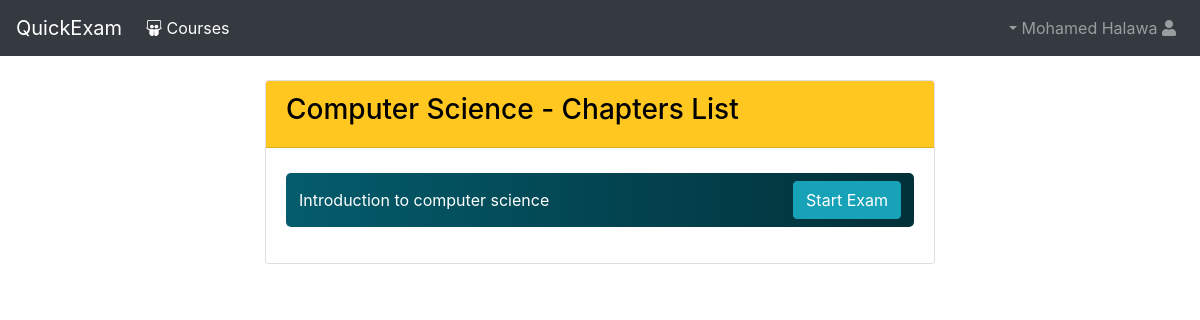
The app's page /courses/2 (signed in) with its own data.
### identity/models.py (models this page shows, shortened)
class User(AbstractBaseUser):
    email = models.EmailField(
        verbose_name='Email Address',
        max_length=255,
        unique=True,
        validators=[
            EmailValidator(
                message="Invalid Email Address", code="invalid_email")
        ])
    full_name = models.CharField(
        verbose_name="Full Name",
        max_length=255,
        validators=[
            MaxLengthValidator(255, "the provided name is too long"),
            RegexValidator(
                regex=ALPHABETS_REGEX,
                message="the full name should contain alphabets only.",
                code="invalid_name")
        ])
    country = CountryField()
    address = models.CharField(
        max_length=255, blank=True, null=True, verbose_name="Street Address")
    phone_number = models.CharField(
        verbose_name="Phone Number",
        blank=True,
        max_length=15,
        validators=[
            RegexValidator(
                regex=PHONE_REGEX,
                message="Invalid Phone number",
                code="invalid_phone_number")
        ])
    date_of_birth = models.DateField()
    is_active = models.BooleanField(default=True)
    is_admin = models.BooleanField(default=False)
    REQUIRED_FIELDS = [
        'full_name', 'country', 'date_of_birth', 'address', 'phone_number'
    ]
    USERNAME_FIELD = 'email'
    objects = UserManager()
    def get_username(self):
        return self.full_name

### courses/models.py (models this page shows, shortened)
class Course(models.Model):
    name = models.CharField(
        verbose_name="Course Name",
        max_length=255,
        blank=False,
        validators=[
            RegexValidator(
                ALPHABETS_REGEX,
                message="Invalid Course Name, Can't Be Empty or Whitespace")
        ])
    code = models.CharField(
        verbose_name="Course Code",
        max_length=10,
        validators=[MaxLengthValidator(10, "Too Long Course Code")])
    details = models.TextField(
        verbose_name="Course Details", max_length=512, blank=True, null=True)

class Chapter(models.Model):
    name = models.CharField(
        verbose_name="Chapter Name",
        max_length=255,
        blank=False,
        validators=[
            RegexValidator(
                ALPHABETS_REGEX,
                message="Invalid Chapter Name, Can't Be Empty or Whitespace")
        ])
    details = models.TextField(
        verbose_name="Chapter Details", max_length=512, blank=True, null=True)
    course = models.ForeignKey('Course', on_delete=models.CASCADE)

### courses/views.py (the view)
# urls.py: path("<int:id>", views.chapters, name="chapters"),
def chapters(request, id):
    course_obj = Course.objects.filter(id=id)[0]
    chapters = Chapter.objects.filter(course=id)
    context = {'chapters': chapters, 'course': course_obj}
    return render(request, "course/chapters.html", context)

### templates/course/chapters.html (shortened to what this page needs)
{% extends "base.html" %}
{% block content %}
<div class="container-fluid">
    <div class="row mt-4 justify-content-center">
        {% if not chapters %}
        <div class="col-12">
            <div class="alert alert-warning text-center align-self-center">
                No Chapters Found !
            </div>
        </div>
        {% else %}
        <div class="col-7">
            <div class="card">
                <div class="card-header bg-amber lighten-1  ">
                    <h3> {{course.name}} - Chapters List</h3>
                </div>
                <div class="card-body">
                    <ul class="chapter-list">
                        {%for chapter in chapters%}
                        <li>
                            <div class="d-flex justify-content-between ">
                                <div class="p-2 chapter-name align-self-center"> {{chapter.name}} </div>
                                <div class="p-2">
                                    <a href="{% url 'courses:exam' course_id=course.id chapter_id=chapter.id%}" class="btn btn-info ">
                                        Start Exam
                                    </a>
                                </div>
                            </div>
                        </li>
                        {% endfor %}
                    </ul>
                </div>
            </div>
        </div>
        {% endif %}
    </div>
</div>
{% endblock content %}

### templates/base.html (shortened to what this page needs)
{% load staticfiles %}
<!DOCTYPE html>
<html lang="en">
<head>
    <link rel="stylesheet" type="text/css" href="{% static 'css/bootstrap.css' %}" rel="stylesheet">
    <link rel="stylesheet" type="text/css" href="{% static 'css/material-colors.css' %}" rel="stylesheet">
    <link rel="stylesheet" href="https://use.fontawesome.com/releases/v5.5.0/css/all.css"
>
    <link rel="stylesheet" type="text/css" href="{% static 'css/style.css' %}" rel="stylesheet">
</head>
<body>
    {% if user.is_authenticated %}
    <nav class="navbar navbar-expand-lg navbar-dark bg-dark">
        <a class="navbar-brand" href="#">QuickExam</a>
        <div class="collapse navbar-collapse" id="navbarSupportedContent">
            <ul class="navbar-nav mr-auto">
                <li class="nav-item active">
                    <a class="nav-link" href="{% url 'courses:courses'%}"><i class="fab fa-slideshare"></i> Courses
                        <span class="sr-only">(current)</span></a>
                </li>
            </ul>
            <ul class="navbar-nav">
                <li class="nav-item  dropdown">
                    <a class="nav-link dropdown-toggle username-toggle" href="#" id="navbarDropdown" role="button"
                        data-toggle="dropdown" aria-haspopup="true" aria-expanded="false">
                        {{user.get_username}} <i class="fas fa-user"></i>
                    </a>
                </li>
            </ul>
        </div>
    </nav>
    {% endif %}
    {% block content %}
    {% endblock content %}
</body>
</html>

### static/css/material-colors.css (style rules this page uses)
.bg-amber { background-color:#ffc107;color:#000 }
.bg-amber.lighten-1 { background-color:#ffc720 }

### static/css/style.css (style rules this page uses)
html { font-family: BreeSerif-Regular; }
html, body { height: 100%; }
.username-toggle::after { display:none; }
.username-toggle::before { display: inline-block; width: 0; height: 0; margin-left: .255em; vertical-align: .255em; content: ""; border-top: .3em solid; border-right: .3em solid transparent; border-bottom: 0; border-left: .3em solid transparent; }
.chapter-list { list-style: none; color:#fff; padding:0px; }
.chapter-list li { background-image: linear-gradient( to left, #023039, #023b45, #034552, #03515f, #045c6d ); margin: 5px 0px; padding:0px 5px; border-radius: 5px; }

### records on screen
User: get_username "Mohamed Halawa"
Course: name "Computer Science"
Chapter: name "Introduction to computer science"
